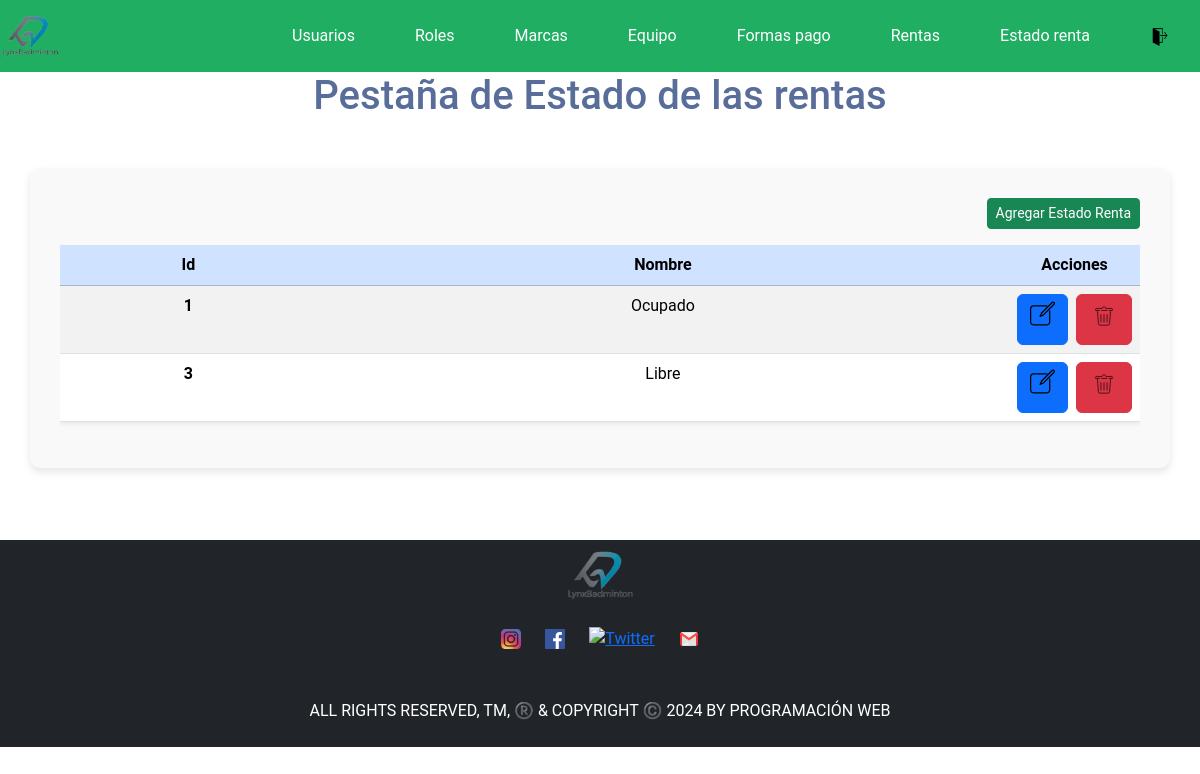
The page /admin/estado_renta.php on the database its author committed.
### tables this page shows
CREATE TABLE `estado_renta` (
  `id_estado_renta` int(11) NOT NULL,
  `estado_renta` varchar(20) DEFAULT NULL
);

### classes/database.php (called while the page is built, shortened)
<?php
    class Database{
        var $connection;
        private function connect(){
            try {
                $dsn =  SGDB.':host='.DBHOST.';dbname='.DBNAME;
                $this->connection = new PDO($dsn, DBUSER, DBPASS);
            } catch (PDOException $e){
                echo $e->getMessage();
            }
        }
        private function close_connection(){
            try{
                $this->connection = null;
            } catch (PDOException $e){
                echo $e->getMessage();
            }
        }
        function get_query($query = '', $query_params = [], $fetch_mode = PDO::FETCH_ASSOC){
            try {
                $stmt = $this->connection->prepare($query);
                $stmt->execute();
                $this->query_results = $stmt->fetchAll($fetch_mode);
            } catch (PDOException $e) {
                echo $e->getMessage();
            }
        }
    }
?>

### classes/class_estado_renta.php (the view, shortened to what this page needs)
<?php
    include '../classes/database.php';
    class Role extends Database{
        function action($action_case){
            switch ($action_case) {
                case 'read':
                    $this->read();
                break;
            }
        }
        function read(){
            $get_user_query = 'SELECT * FROM estado_renta';
            $this->get_query($get_user_query);
            $result = '
            <div class="d-flex justify-content-end mb-3">
                <form method="POST">
                    <button class="btn btn-success btn-sm" title="Agregar nuevo estado_renta">
                        <i class="bi bi-plus-lg"></i> Agregar Estado Renta
                    </button>
                    <input type="hidden" name="action" value="formNew">
                </form>
            </div>
            <div class="table-responsive">
            <table class="table table-striped table-hover shadow-sm">
                <thead class="table-primary text-center">
                    <tr>
                        <th scope="col">Id</th>
                        <th scope="col">Nombre</th>
                        <th scope="col" style="width: 100px;">Acciones</th>
                    </tr>
                </thead>
                <tbody>';
            foreach($this->query_results as $register){
                $result .= "
                    <tr>
                        <th class='text-center'> ".$register['id_estado_renta']." </th>
                        <td class='text-center'> ".$register['estado_renta']." </td>
                        <td class='text-center'>
                            <div class='d-flex justify-content-center gap-2'>
                                <form method='POST' class='btn btn-primary'>
                                    <input type='image' class='svg-white' style='width: 25px;' src='../images/icons/edit-button.svg' alt='Edit icon' srcset=''>
                                    <input type='hidden' name='action' value='formEdit'>
                                    <input type='hidden' name='estado_renta' value=".$register['estado_renta'].">
                                    <input type='hidden' name='id_estado_renta' value=".$register['id_estado_renta'].">
                                </form>
                                <form method='POST' class='btn btn-danger'>
                                    <input type='image' class='svg-white' style='width: 30px;' src='../images/icons/delete.svg' alt='Delete icon' srcset=''>
                                    <input type='hidden' name='action' value='delete'>
                                    <input type='hidden' name='id_estado_renta' value=".$register['id_estado_renta'].">
                                </form>
                            </div>
                        </td>
                    </tr>";
            }
            $result .= '
                </tbody>
            </table>
            </div>';
            echo $result;
        }
    }
    $roleObject = new Role();
    if ( isset($_REQUEST['action']) ){
        $action_case = $_REQUEST['action'];
        echo $roleObject->action( $action_case );
    }else{
        echo $roleObject->action('read');
    }
?>

### styles/style.css (style rules this page uses)
* { margin: 0; }
:root { --white: snow; --blue: #2041ae; --dark-blue: #586d99; --light-blue: #C4D7FF; --peach: #FFD7C4; --yellow: #FFF4B5; }
.svg-white { fill: white; }
body { background-color: white; color: white; font-family: 'Roboto', sans-serif; text-align: justify; display: flex; flex-direction: column; }

### rows shown on the page
estado_renta: id_estado_renta "1", estado_renta "Ocupado"
estado_renta: id_estado_renta "3", estado_renta "Libre"
